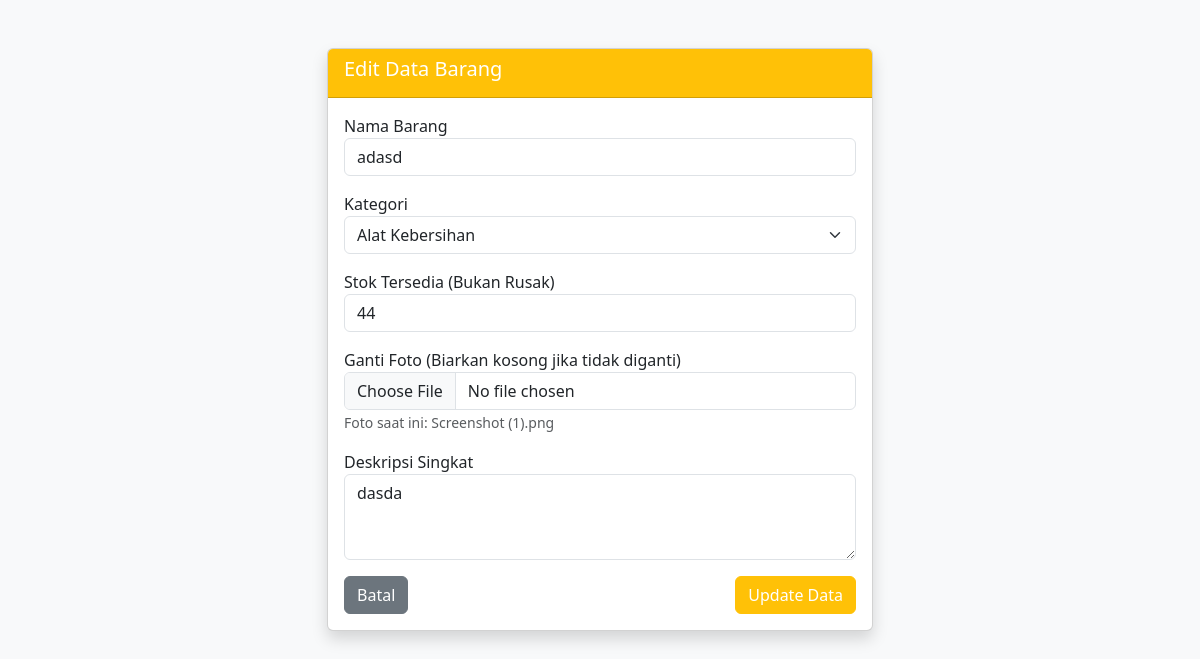
/admin/edit_barang.php?id=7 (signed in), run on the app's committed database.
### tables this page shows
CREATE TABLE `barang` (
  `id_barang` int(11) NOT NULL,
  `id_kategori` int(11) DEFAULT NULL,
  `nama_barang` varchar(100) NOT NULL,
  `deskripsi` text DEFAULT NULL,
  `stok_tersedia` int(11) DEFAULT 0,
  `stok_rusak` int(11) DEFAULT 0,
  `gambar` varchar(255) DEFAULT NULL
);

### admin/edit_barang.php (the view, shortened to what this page needs)
<?php
require '../config/koneksi.php';
$id = $_GET['id'];
$query = mysqli_query($conn, "SELECT * FROM barang WHERE id_barang = '$id'");
$data  = mysqli_fetch_assoc($query);
?>
<!DOCTYPE html>
<html lang="id">
<head>
    <link href="https://cdn.jsdelivr.net/npm/bootstrap@5.3.0/dist/css/bootstrap.min.css" rel="stylesheet">
</head>
<body class="bg-light">
    <div class="container mt-5">
        <div class="row justify-content-center">
            <div class="col-md-6">
                <div class="card shadow">
                    <div class="card-header bg-warning text-white">
                        <h5>Edit Data Barang</h5>
                    </div>
                    <div class="card-body">
                        <form method="POST" enctype="multipart/form-data">
                            <div class="mb-3">
                                <label>Nama Barang</label>
                                <input type="text" name="nama_barang" class="form-control" value="<?= $data['nama_barang'] ?>" required>
                            </div>
                            <div class="mb-3">
                                <label>Kategori</label>
                                <select name="id_kategori" class="form-select" required>
                                    <?php
                                    $kat = mysqli_query($conn, "SELECT * FROM kategori");
                                    while ($k = mysqli_fetch_assoc($kat)) {
                                        $selected = ($k['id_kategori'] == $data['id_kategori']) ? 'selected' : '';
                                        echo "<option value='" . $k['id_kategori'] . "' $selected>" . $k['nama_kategori'] . "</option>";
                                    }
                                    ?>
                                </select>
                            </div>
                            <div class="mb-3">
                                <label>Stok Tersedia (Bukan Rusak)</label>
                                <input type="number" name="stok" class="form-control" value="<?= $data['stok_tersedia'] ?>" required>
                            </div>
                            <div class="mb-3">
                                <label>Ganti Foto (Biarkan kosong jika tidak diganti)</label>
                                <input type="file" name="gambar" class="form-control">
                                <?php if(!empty($data['gambar'])): ?>
                                    <small class="text-muted">Foto saat ini: <?= $data['gambar'] ?></small>
                                <?php endif; ?>
                            </div>
                            <div class="mb-3">
                                <label>Deskripsi Singkat</label>
                                <textarea name="deskripsi" class="form-control" rows="3"><?= $data['deskripsi'] ?></textarea>
                            </div>
                            <div class="d-flex justify-content-between">
                                <a href="dashboard.php" class="btn btn-secondary">Batal</a>
                                <button type="submit" name="update" class="btn btn-warning text-white">Update Data</button>
                            </div>
                        </form>
                    </div>
                </div>
            </div>
        </div>
    </div>
</body>
</html>

### data on the page
barang: nama_barang "adasd", stok "44", gambar "Screenshot (1).png", deskripsi "dasda"

### other printed values
form field id_kategori "Alat Kebersihan"
